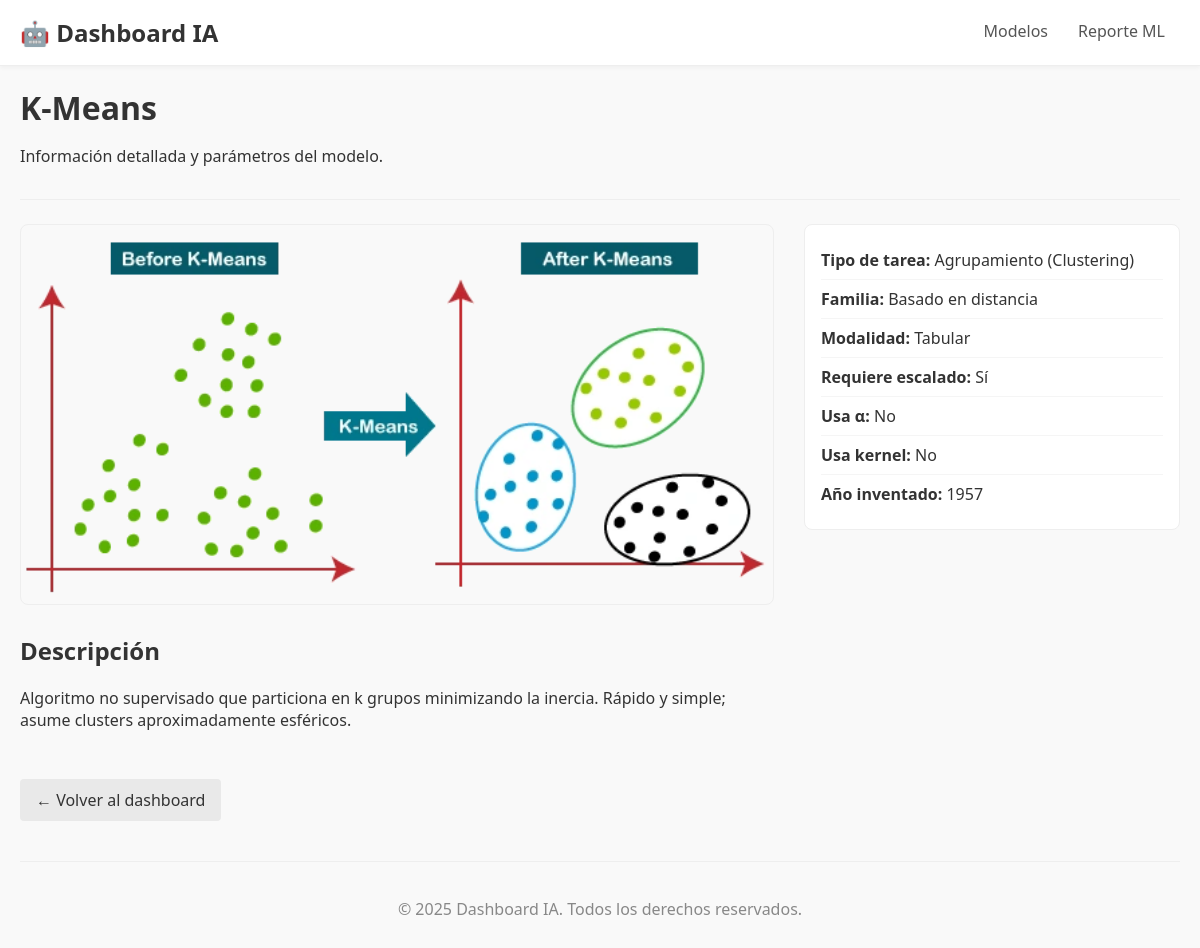
The app's page /modelos/8/ with its own data.
### appmodelosIA/models.py (models this page shows, shortened)
class Modelo(models.Model):
    nombre = models.CharField(max_length=100, unique=True)
    descripcion = models.TextField()
    imagen_dashboard = models.ImageField(upload_to="dashboard_images/")
    fecha_creacion = models.DateTimeField(auto_now_add=True)
    tipo_tarea = models.CharField(
        max_length=25, choices=TIPO_TAREA_CHOICES, help_text="Tipo de tarea principal"
    )
    familia = models.CharField(
        max_length=20, choices=FAMILIA_CHOICES, help_text="Familia/algoritmo"
    )
    modalidad = models.CharField(
        max_length=15, choices=MODALIDAD_CHOICES, default="tabular",
        help_text="Modalidad de datos típica"
    )
    requiere_escalado = models.BooleanField(
        default=False, help_text="¿Requiere escalado de características?"
    )
    usa_alpha = models.BooleanField(
        default=False, help_text="¿Usa parámetro de regularización α (Ridge/Lasso, etc.)?"
    )
    usa_kernel = models.BooleanField(
        default=False, help_text="¿Usa kernel (SVM, etc.)?"
    )
    anio_inventado = models.PositiveSmallIntegerField(
        null=True, blank=True, db_index=True,
        help_text="Año aproximado de invención/publicación"
    )

### appmodelosIA/views.py (the view)
# urls.py: path('modelos/<int:modelo_id>/', views.show_modelo, name='modelo_detail'),
def show_modelo(request, modelo_id: int):
    modelo_obj = get_object_or_404(
        Modelo.objects.prefetch_related('parametros'), pk=modelo_id
    )
    return render(request, 'modelo_detail.html', {'modelo': modelo_obj})

### appmodelosIA/templates/modelo_detail.html (shortened to what this page needs)
{% extends "base.html" %}
{% load static %}
{% block header %}
  <h1>{{ modelo.nombre }}</h1>
  <p class="default">Información detallada y parámetros del modelo.</p>
{% endblock %}
{% block content %}
<div class="detail-layout">
  <div class="detail-main">
    {% if modelo.imagen_dashboard %}
      <img class="detail-image" src="{{ modelo.imagen_dashboard.url }}" alt="Ilustración de {{ modelo.nombre }}">
    {% endif %}
    <h2 style="margin-top: 24px;">Descripción</h2>
    <p>{{ modelo.descripcion|linebreaks }}</p>
  </div>
  <div class="detail-sidebar">
    <ul class="info-list">
      <li><strong>Tipo de tarea:</strong> {{ modelo.get_tipo_tarea_display }}</li>
      <li><strong>Familia:</strong> {{ modelo.get_familia_display }}</li>
      <li><strong>Modalidad:</strong> {{ modelo.get_modalidad_display }}</li>
      <li><strong>Requiere escalado:</strong> {{ modelo.requiere_escalado|yesno:"Sí,No" }}</li>
      <li><strong>Usa α:</strong> {{ modelo.usa_alpha|yesno:"Sí,No" }}</li>
      <li><strong>Usa kernel:</strong> {{ modelo.usa_kernel|yesno:"Sí,No" }}</li>
      {% if modelo.anio_inventado %}
        <li><strong>Año inventado:</strong> {{ modelo.anio_inventado }}</li>
      {% endif %}
    </ul>
  </div>
</div>
<p style="margin-top: 32px;">
  <a class="btn btn-light" href="{% url 'modelo' %}">← Volver al dashboard</a>
</p>
{% endblock %}

### appmodelosIA/static/css/style.css (style rules this page uses)
body { font-family: system-ui, sans-serif; margin: 0; background-color: #f9f9f9; color: #333; }
header h1 { margin: 0; }
.btn { display: inline-block; padding: 10px 16px; border: none; border-radius: 4px; text-decoration: none; text-align: center; cursor: pointer; margin-top: auto; font-size: 1em; }
.btn { background-color: #333; color: #ffffff; }
.btn-light { background-color: #e9e9e9; color: #333; }
.detail-layout { display: grid; grid-template-columns: 2fr 1fr; gap: 32px; }
.detail-image { width: 100%; border-radius: 8px; border: 1px solid #eee; }
.info-list { list-style: none; padding: 16px; margin: 0; background-color: #fff; border: 1px solid #eee; border-radius: 8px; }
.info-list li { padding: 8px 0; border-bottom: 1px solid #f5f5f5; }
.info-list li:last-child { border-bottom: none; }

### records on screen
Modelo: nombre "K-Means", imagen_dashboard (picture), descripcion "Algoritmo no supervisado que particiona en k grupos minimizando la inercia. Rápido y simple; asume clusters aproximadamente esféricos.", tipo_tarea "Agrupamiento (Clustering)", familia "Basado en distancia", modalidad "Tabular", requiere_escalado "Sí", usa_alpha "No", usa_kernel "No", anio_inventado "1957"
